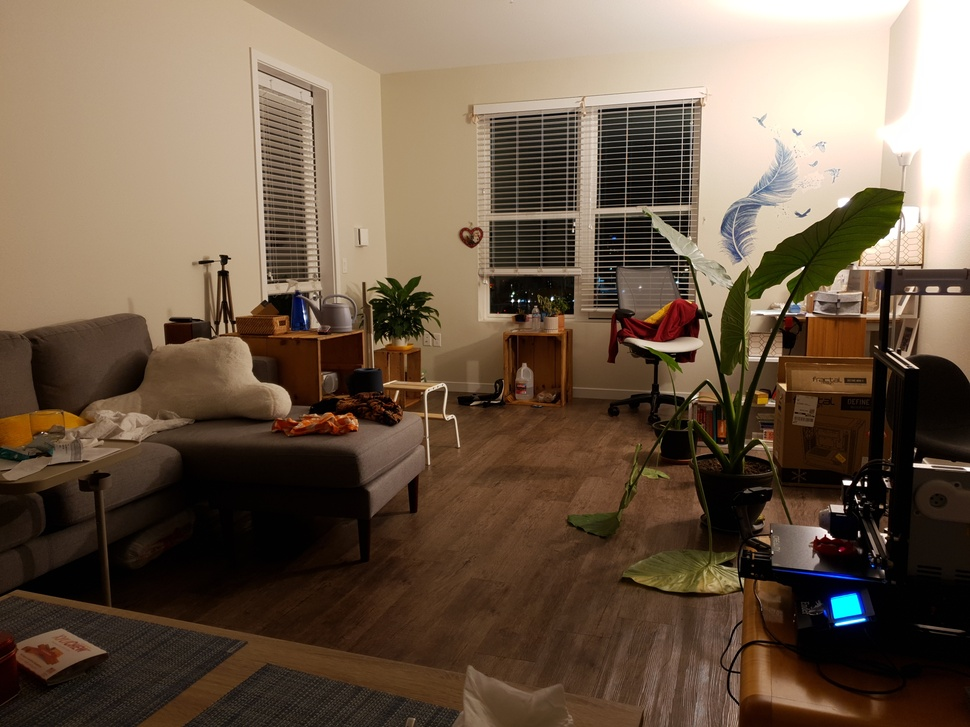
#> input picture data/00008.jpg, 970 x 727 px, shrunk from 4032 x 3024 before the run; the run also reads 2 pictures not shown here
$ jupyter execute --allow-errors 'optical flow timelapse stabilizer tutorial.ipynb'
#> lines starting #> are read from the running program, lines starting #| are printed output that depends on the picture; after the words box and inside, x2 and y2 are one past the last pixel; in counts of white or black regions, pixels touching at a corner belong together
# Optical flow timelapse stabilizer tutorial notebook

See also the companion blog post at https://yue-here.github.io/opticalflow/

Timelapse footage is sometimes shaky as show below, due to thermal expansion or the camera being placed on an unstable surface.

A previous blender VFX stabilization trace for a similar clip gives this pattern for a vertical feature movement:

However, in the current video, there is no consistent feature to track throughout the footage. Here we develop a stabilisation method based on optical flow as implemented in OpenCV.

## Define basic functions

First we define some basic functions used in this notebook.

[cell 1]
import cv2
import numpy as np
import matplotlib.pyplot as plt

def compute_dense_optical_flow(prev_img_path, next_img_path):
    prev_frame = cv2.imread(prev_img_path, cv2.IMREAD_GRAYSCALE)
    next_frame = cv2.imread(next_img_path, cv2.IMREAD_GRAYSCALE)
    flow = cv2.calcOpticalFlowFarneback(prev_frame, next_frame, None, 0.5, 3, 15, 3, 5, 1.2, 0)
    return flow

# [12 lines left out: function draw_hsv_color_wheel, not called in this run]

def plot_histogram(data, title, xlabel, ylabel, bins=256, range=None):
    plt.hist(data.ravel(), bins=bins, range=range)
    plt.title(title)
    plt.xlabel(xlabel)
    plt.ylabel(ylabel)

def filter_values(flow):
    magnitude, angle = cv2.cartToPolar(flow[..., 0], flow[..., 1])
    mask = (magnitude > 3) # Filter out low magnitude values that are highly represented
    filtered_magnitude = magnitude[mask]
    filtered_angle_deg = np.degrees(angle[mask])
    return filtered_magnitude, filtered_angle_deg

def plotting(prev_img_path, next_img_path):
    flow = compute_dense_optical_flow(prev_img_path, next_img_path)
    filtered_magnitude, filtered_angle_deg = filter_values(flow)

    # Separate the plotting of magnitude and angle with their histograms
    plt.figure(figsize=(12, 10))  # Adjust the figure size for better layout

    # Flow Magnitude and its Histogram
    plt.subplot(2, 2, 1)  # Use 2 rows, 2 columns, position 1
    magnitude, _ = cv2.cartToPolar(flow[..., 0], flow[..., 1])
    mag_norm = cv2.normalize(magnitude, None, 0, 255, cv2.NORM_MINMAX)
    plt.imshow(mag_norm, cmap='gray')
    plt.colorbar()
    plt.title('Flow Magnitude')

    plt.subplot(2, 2, 2)  # Use 2 rows, 2 columns, position 2
    plot_histogram(filtered_magnitude, 'Filtered Histogram of Flow Magnitude', 'Magnitude', 'Frequency')

    # Flow Angle and its Histogram
    plt.subplot(2, 2, 3)  # Use 2 rows, 2 columns, position 3
    _, angle = cv2.cartToPolar(flow[..., 0], flow[..., 1])
    angle_deg = np.degrees(angle)  # Convert angle to degrees
    plt.imshow(angle_deg, cmap='hsv', vmin=0, vmax=360)  # Ensure correct range for angle visualization
    plt.colorbar()
    plt.title('Flow Angle')

    plt.subplot(2, 2, 4)  # Use 2 rows, 2 columns, position 4
    plot_histogram(filtered_angle_deg, 'Filtered Histogram of Flow Angle', 'Angle (degrees)', 'Frequency', bins=360, range=[0, 360])

    plt.tight_layout()
    plt.show()

The color wheel maps the direction shift orientations for the plots below

[cell 2]
def draw_hsv_color_wheel(radius=50, saturation=255):
#> called with radius = 100, saturation = 255
    wheel = np.ones((radius*2, radius*2, 3), np.uint8) * 255
    center = radius
    for y in range(-radius, radius):
        for x in range(-radius, radius):
            distance = np.sqrt(x**2 + y**2)
            if distance < radius:
                angle = np.arctan2(y, x)
                hue = int((angle + np.pi) / (2 * np.pi) * 180)
                wheel[center+y, center+x] = [hue, saturation, min(255, max(0, int(distance / radius * 255)))]
    wheel_bgr = cv2.cvtColor(wheel, cv2.COLOR_HSV2BGR)
    return wheel_bgr

# Generate the color wheel
color_wheel = draw_hsv_color_wheel(radius=100)  # Increased radius for better visibility

# Plot the color wheel with angle annotations
plt.figure(figsize=(6, 6))
plt.imshow(cv2.cvtColor(color_wheel, cv2.COLOR_BGR2RGB))
plt.title('Color Wheel with Angle Annotations')

# Calculate positions for the angle annotations
center = 100  # Update this if you change the radius in draw_hsv_color_wheel
offset = 10  # Offset from the edge for placing text

# Angles and their corresponding labels
angles = [180, 270, 360, 90]
labels = ['180°', '270°', '360°/0°', '90°']

for angle, label in zip(angles, labels):
    # Convert angles to radians and calculate text positions
    rad = np.deg2rad(angle-180)  # Adjusting to start from the top
    x = center + (center - offset) * np.cos(rad)
    y = center + (center - offset) * np.sin(rad)

    # Plot text
    plt.text(x, y, label, horizontalalignment='center', verticalalignment='center', color='black')

plt.axis('off')
plt.show()

## Tests of different cases

Here we test the main transition types.

Two frames over a shift (day) - the most straightforward shift case

[cell 3]
plotting('data/00008.jpg', 'data/00009.jpg')
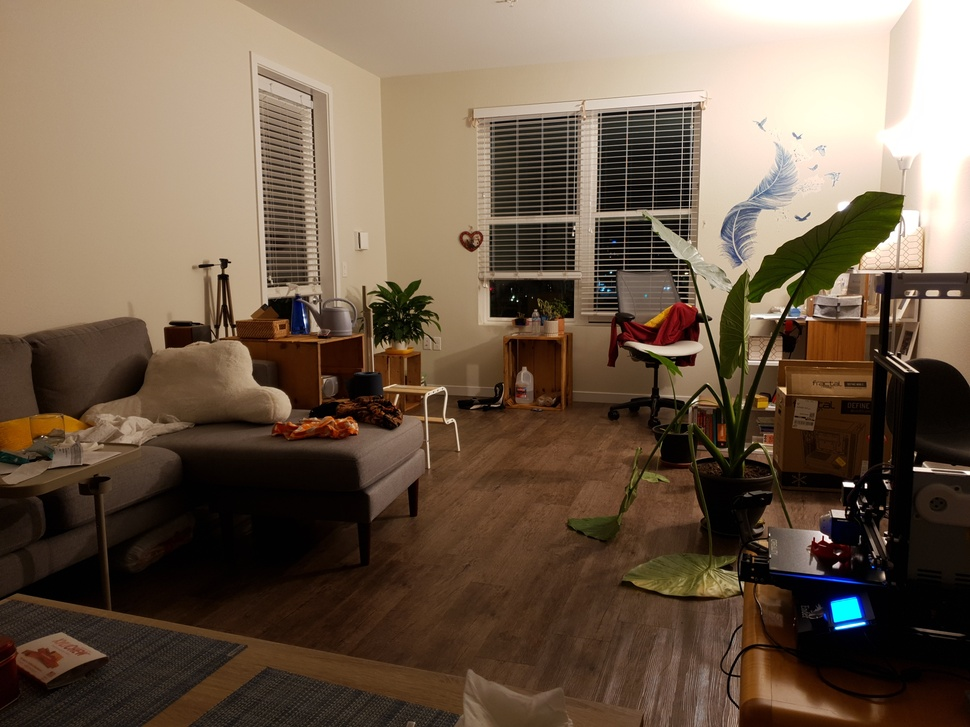
#> input picture data/00009.jpg, 970 x 727 px, shrunk from 4032 x 3024 before the run
#> in filter_values, `mask = (magnitude > 3)`:
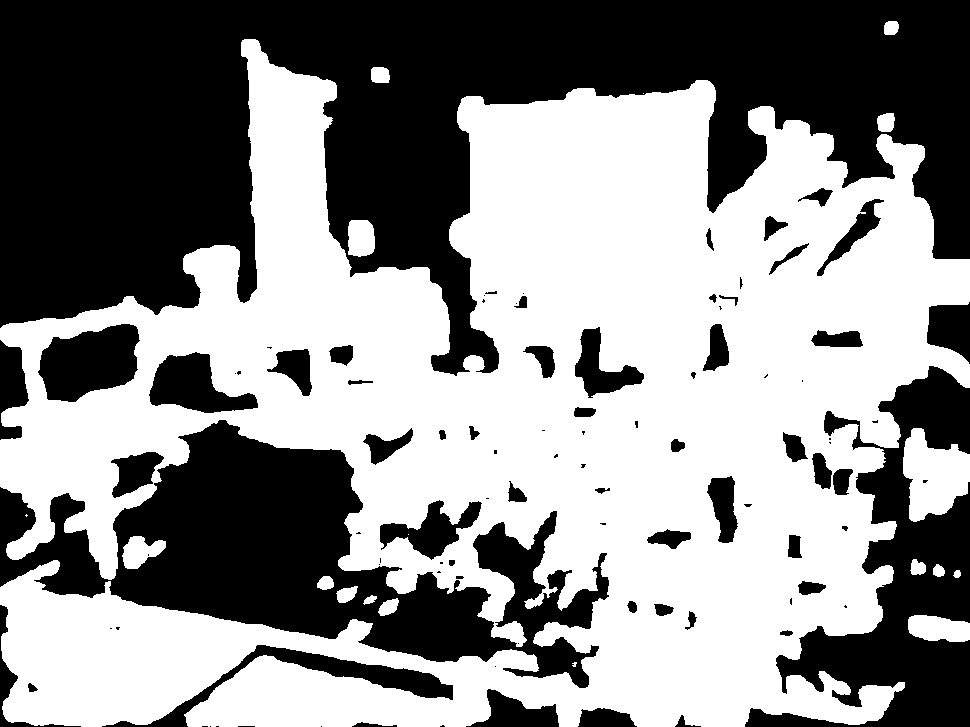
#> mask: shape (727, 970) bool; 54.8% white; 96 black regions (41 under 20 px), largest, box (x1, y1, x2, y2) and area: (0, 0, 970, 376) 186721, (0, 420, 609, 688) 61896, (745, 366, 970, 727) 31188

Two frames over a shift (day), opposite direction

[cell 4]
plotting('data/00009.jpg', 'data/00010.jpg')
#> call 2 of compute_dense_optical_flow, with prev_img_path = 'data/00009.jpg', next_img_path = 'data/00010.jpg'
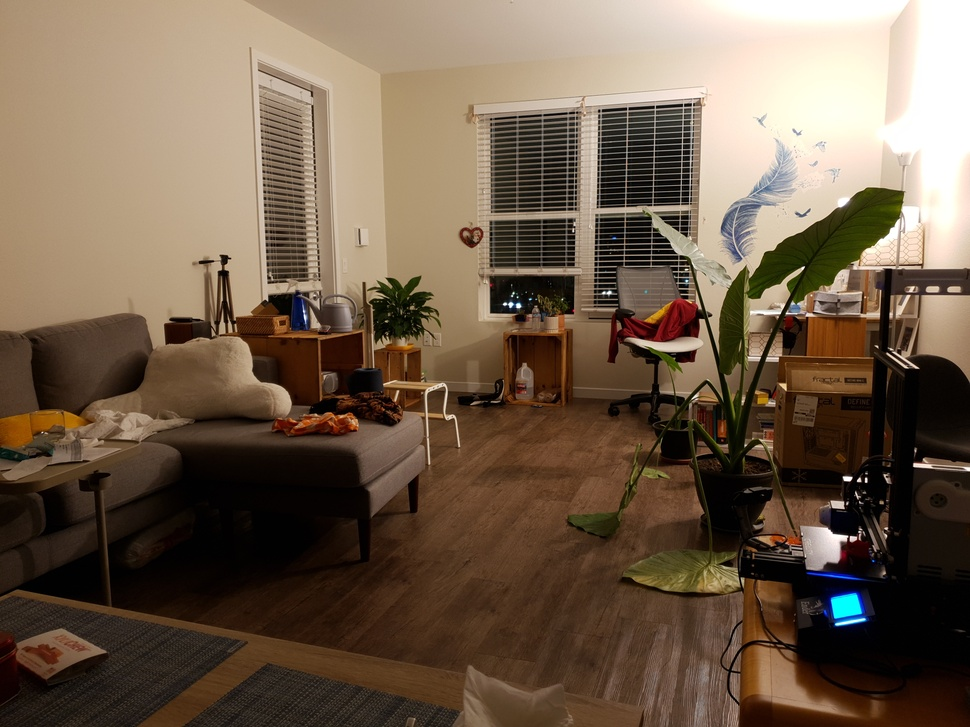
#> input picture data/00010.jpg, 970 x 727 px, shrunk from 4032 x 3024 before the run

Two similar frames - no peak in flow magnitude histogram

[cell 5]
plotting('data/00006.jpg', 'data/00007.jpg')

Brightness change with no shift (day-night, lights off)

#> (a cell that did not finish here is left out)

#> call 4 of compute_dense_optical_flow, with prev_img_path = 'data/00018.jpg', next_img_path = 'data/00019.jpg'
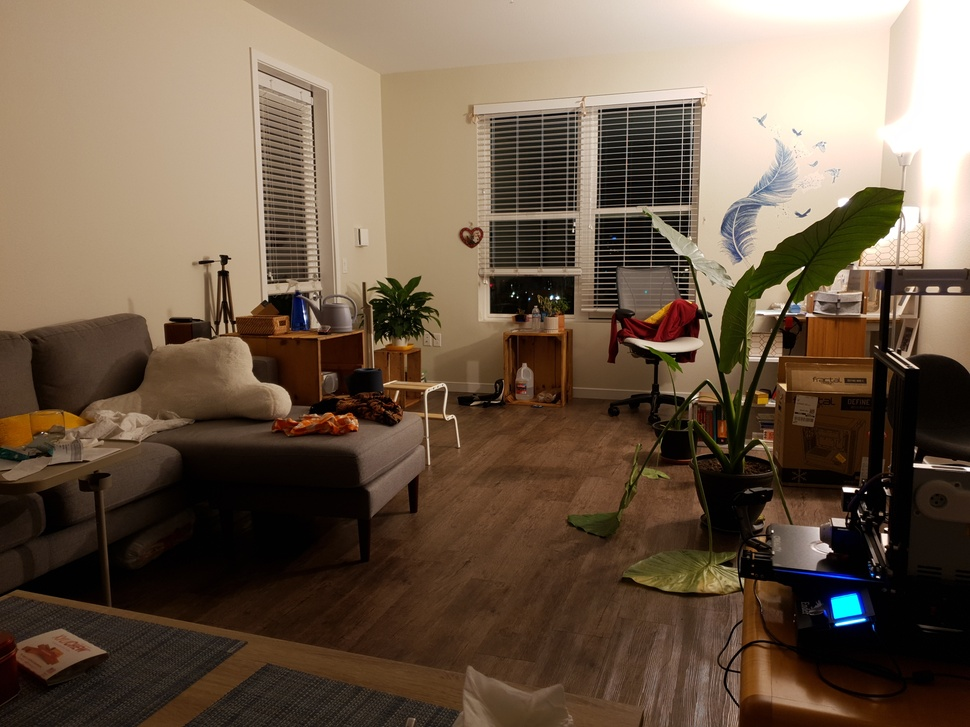
#> input picture data/00018.jpg, 970 x 727 px, shrunk from 4032 x 3024 before the run

Both brightness change and shift (early morning)

#> (a cell that did not finish here is left out)

Two frames over a shift (night - much lower intensities)

#> (a cell that did not finish here is left out)

### Conclusions
The position and intensity of the highest peak in magnitude and angle are likely to be enough to stabilize the video, if it can be shown to be a real shift. Errors of 1-2 pixels are not very perceptible in the final outcome.

## Batch calculation
Now we implement the batch calculation over multiple frames

First, check if OpenCL is supported for GPU acceleration.

[cell 9]
import cv2

if cv2.ocl.haveOpenCL():
    print("OpenCL is supported")
else:
    print("OpenCL is not supported")

cv2.ocl.setUseOpenCL(True)

Implement batch calculation code with accelerations. We only save histogram peaks from each optical flow calculation to save space. For magnitude histograms without peaks, we can set the value to 0 if it's the first entry in the array. We can filter out low magnitude values as well so that the low-magnitude noise doesn't drown out any peaks.

[cell 10]
import os
import csv
from tqdm import tqdm

def compute_dense_optical_flow(prev_frame, next_frame):
    flow = cv2.calcOpticalFlowFarneback(prev_frame, next_frame, None, 0.5, 3, 15, 3, 5, 1.2, 0)
    return flow.get()  # Convert UMat result to np.ndarray for further processing

def find_histogram_peak(data, bins=256, default_range=(0, 256)):
    # Adjust to use default_range if data is empty
    hist_range = default_range if data.size == 0 else (default_range[0], max(default_range[1], np.max(data)))
    hist, bin_edges = np.histogram(data.ravel(), bins=bins, range=hist_range)
    max_freq_index = np.argmax(hist)
    if max_freq_index == 0 and hist[0] > hist[1]:
        return 0, 0  # Return 0 if the peak is at the minimum value - omit cases where decay is higher than peak
    peak_freq = hist[max_freq_index]
    peak_value = (bin_edges[max_freq_index] + bin_edges[max_freq_index + 1]) / 2
    return peak_freq, peak_value

def filter_values(flow):
    magnitude, angle = cv2.cartToPolar(flow[..., 0], flow[..., 1])
    mask = magnitude > 1  # Filter magnitudes greater than n. Smaller values filter out smaller shifts too as they are dominated
    filtered_magnitude = magnitude[mask]
    filtered_angle_deg = np.degrees(angle[mask])
    return filtered_magnitude, filtered_angle_deg

def process_frame_pairs(start_frame, end_frame, directory='data', output_csv='output.csv'):
    with open(output_csv, 'w', newline='') as file:
        writer = csv.writer(file)
        writer.writerow(['Frame Index Pair', 'Magnitude Peak Frequency', 'Magnitude Peak Value', 'Angle Peak Frequency', 'Angle Peak Value'])

        prev_frame = None

        for i in tqdm(range(start_frame, end_frame + 1)):
            current_img_path = os.path.join(directory, f'{i:05d}.jpg')

            if not os.path.exists(current_img_path):
                print(f"Skipping: {current_img_path} does not exist.")
                continue

            current_frame = cv2.UMat(cv2.imread(current_img_path, cv2.IMREAD_GRAYSCALE))

            if prev_frame is not None:
                flow = compute_dense_optical_flow(prev_frame, current_frame)
                filtered_magnitude, filtered_angle_deg = filter_values(flow)

                # Use a default range for histogram if filtered_magnitude is empty
                default_range = (1, 255)
                if filtered_magnitude.size > 0:
                    mag_range = (1, np.max(filtered_magnitude))
                else:
                    mag_range = default_range  # Avoid error with empty array

                mag_peak_freq, mag_peak_value = find_histogram_peak(filtered_magnitude, bins=256, default_range=mag_range)
                angle_peak_freq, angle_peak_value = find_histogram_peak(filtered_angle_deg, bins=360, default_range=(0, 360))

                writer.writerow([f"{i-1}-{i}", mag_peak_freq, mag_peak_value, angle_peak_freq, angle_peak_value])

            prev_frame = current_frame

# Example usage
# Adjust start_frame, end_frame as necessary
# process_frame_pairs(1, 10, 'data', 'output.csv')

[cell 11]
# Run processing
working_file = 'tutorial.csv'
process_frame_pairs(1, 100, 'data', working_file)
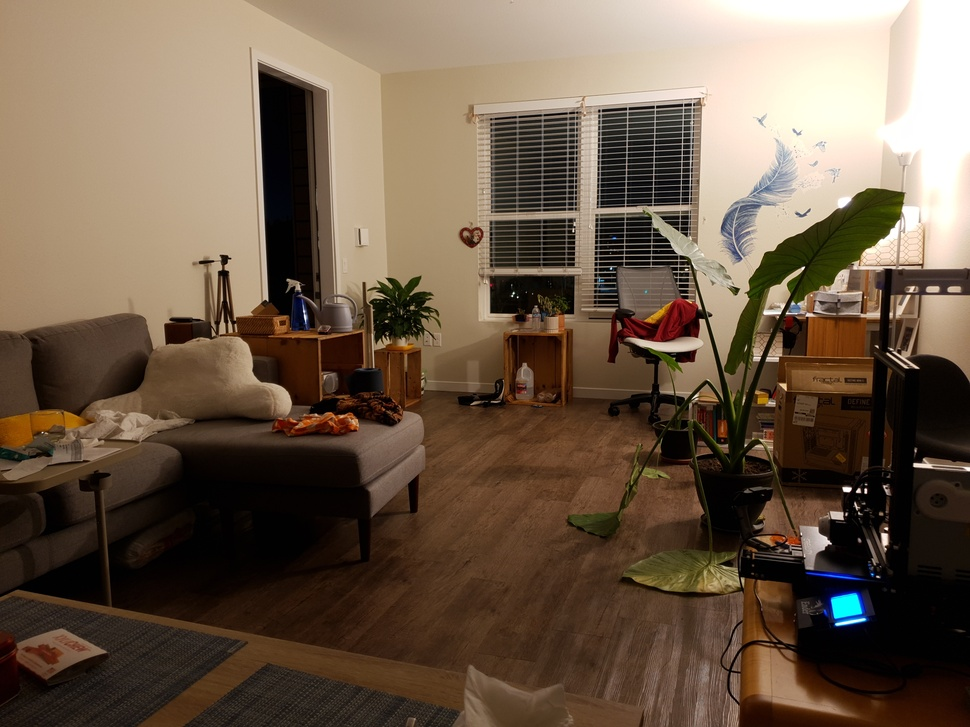
#> input picture data/00001.jpg, 970 x 727 px, shrunk from 4032 x 3024 before the run

Visualise results

[cell 12]
import pandas as pd
import matplotlib.pyplot as plt

# Load the CSV data into a DataFrame
data = pd.read_csv(working_file)
#> data = table of 8 rows and 5 columns

# Split the 'Frame Index Pair' to get the starting frame of each pair for plotting
data['Start Frame'] = data['Frame Index Pair'].apply(lambda x: int(x.split('-')[0]))

# Determine the range for x-ticks based on the frame data
x_ticks = range(min(data['Start Frame']), max(data['Start Frame']) + 1, 5)

# Function to plot Frequency and Value on different y-axes for Magnitude and Angle
def plot_with_dual_axes(data, x_ticks, y1_label, y2_label, y1_data, y2_data, title):
    fig, ax1 = plt.subplots(figsize=(10, 5))

    color = 'tab:red'
    ax1.set_xlabel('Start Frame of Pair')
    ax1.set_ylabel(y1_label, color=color)
    ax1.plot(data['Start Frame'], data[y1_data], label=y1_label, color=color, marker='o')
    ax1.tick_params(axis='y', labelcolor=color)
    ax1.set_xticks(x_ticks)

    ax2 = ax1.twinx()
    color = 'tab:blue'
    ax2.set_ylabel(y2_label, color=color)
    ax2.plot(data['Start Frame'], data[y2_data], label=y2_label, color=color, marker='x')
    ax2.tick_params(axis='y', labelcolor=color)

    plt.title(title)
    fig.tight_layout()

# Plotting Magnitude and Angle Peaks with separate y-axes
plot_with_dual_axes(data, x_ticks, 'Magnitude Peak Frequency', 'Magnitude Peak Value', 'Magnitude Peak Frequency', 'Magnitude Peak Value', 'Optical Flow Magnitude Peaks')
plot_with_dual_axes(data, x_ticks, 'Angle Peak Frequency', 'Angle Peak Value', 'Angle Peak Frequency', 'Angle Peak Value', 'Optical Flow Angle Peaks')

# Plotting the histogram of Angle Peak Values
plt.figure(figsize=(10, 5))
plt.hist(data['Angle Peak Value'], bins=72, range=[0, 360], color='skyblue', alpha=0.75)
plt.xlabel('Angle Peak Value (degrees)')
plt.ylabel('Frequency')
plt.title('Histogram of Angle Peak Values')
plt.grid(True)
plt.tight_layout()
plt.show()
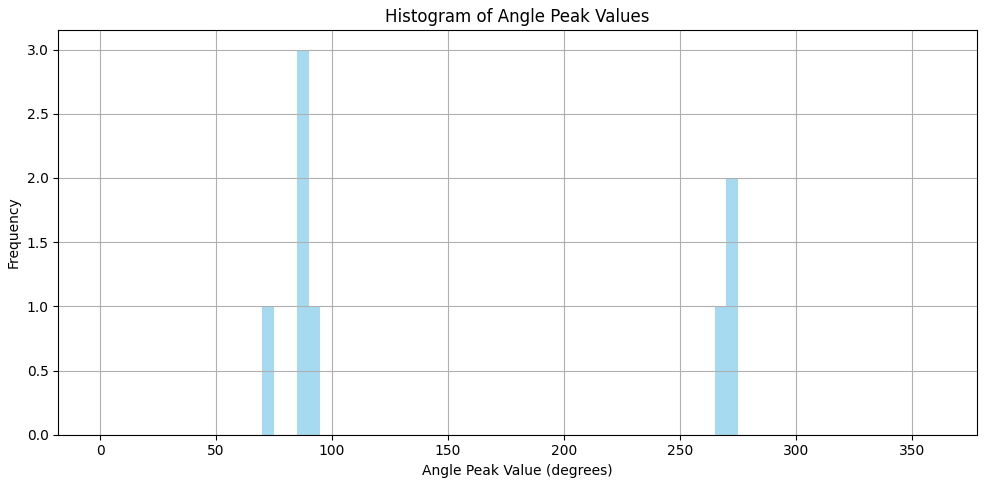
#> figure drawn by matplotlib, 1 panel; tallest bar 3 high, from x = 85 to 90

This data suggests that we can filter by angle (within 5 degrees of 90/270) and magnitude (very small shifts 1-2 might be noise) to extract relevant values.

[cell 13]
import pandas as pd
import numpy as np

# Load the CSV data into a DataFrame
data = pd.read_csv(working_file)

# Applying filters with proper grouping of conditions
filtered_data = data[
    (
        ((data['Angle Peak Value'] >= 85) & (data['Angle Peak Value'] <= 95)) |
        ((data['Angle Peak Value'] >= 265) & (data['Angle Peak Value'] <= 275))
    ) &
    (data['Magnitude Peak Value'] > 3) # 10 doesn't get peaks in the dark
]

# Further filter and clean the data
cleaned_data = filtered_data.copy()

# Extract 'Frame' as the second number in "Frame Index Pair"
cleaned_data['Frame'] = cleaned_data['Frame Index Pair'].apply(lambda x: int(x.split('-')[1]))

# Round 'Magnitude Peak Value' to the nearest integer
cleaned_data['Magnitude Peak Value'] = cleaned_data['Magnitude Peak Value'].round().astype(int)

# Adjust 'Angle Peak Value' to the nearest value of 90 or 270
def adjust_angle(angle):
    if abs(angle - 90) < abs(angle - 270):
        return 90
    else:
        return 270

cleaned_data['Angle Peak Value'] = cleaned_data['Angle Peak Value'].apply(adjust_angle)

# Select only the required columns for the new DataFrame
cleaned_dataframe = cleaned_data[['Frame', 'Magnitude Peak Value', 'Angle Peak Value']]

print(cleaned_dataframe)

Now iteratively compute the relative shifts from the origin frame.

[cell 14]
# Initialize a list to hold the computed values
computed_values = []

# Initialize the starting value
previous_value = 0

# Iterate through each row of the DataFrame
for index, row in cleaned_dataframe.iterrows():
    if row['Angle Peak Value'] == 90:
        new_value = previous_value - row['Magnitude Peak Value']
    elif row['Angle Peak Value'] == 270:
        new_value = previous_value + row['Magnitude Peak Value']
    else:
        new_value = previous_value  # Default case, if needed

    # Append the new value to the list
    computed_values.append(new_value)

    # Update the previous value for the next iteration
    previous_value = new_value

# Add the computed values as a new column to the DataFrame
cleaned_dataframe['Computed Column'] = computed_values

# Re-index cleaned_dataframe
cleaned_dataframe = cleaned_dataframe.reset_index(drop=True)

print(cleaned_dataframe)
